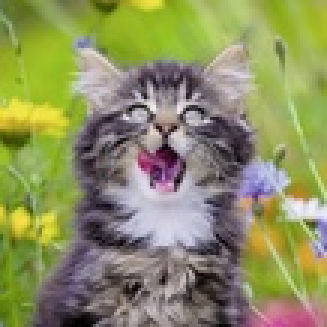
#> input picture Images/Inputs/cat3.jpg, 109 x 109 px, shrunk from 512 x 512 before the run (shown 3 times larger); its folder holds 5 pictures in this run
$ python 'triadique(backup).py'
#> lines starting #> are read from the running program, lines starting #| are printed output that depends on the picture
### Sources/imgTools.py
import cv2
import random
import math
import numpy as np


def convertToHSV(img):
    return cv2.cvtColor(img, cv2.COLOR_BGR2HSV)
def convertToRGB(img):
    return cv2.cvtColor(img, cv2.COLOR_HSV2BGR)
# [7 lines left out: function whriteToHSV_asGray, not called in this run]
#def whriteToRGB(img,path, filename):
 #   image = convertToRGB(img)
  #  cv2.imwrite(path+"HSV/"+filename, img)


#permet d'afficher les pourcentage de progression
def verbosePourcent(current, valMax):
    if verbosePourcent.pourcent < int(current*100/valMax):
        print("\033[A                             \033[A")
        print( int(current*100/valMax) , "%" )
        verbosePourcent.pourcent = int(current*100/valMax)
    if verbosePourcent.pourcent ==100:
        verbosePourcent.pourcent = 0 # reset le compteur une fois 100% atteint
verbosePourcent.pourcent=0


##


#somme l'occurance des pixel voisin de la couleur courante
def sommeVoisine(histo,color, distanceVoisin = 3):
    #distanceVoisin = 3
    voisins = range(-distanceVoisin, distanceVoisin)

    somme = 0
    #Parourt les 8 voisins de color
    for b, g, r in zip(voisins,voisins, voisins):
        colorV = (color[0] + b, color[1] + g, color[2] + r)
        if colorV in histo.keys():
           somme += histo[colorV]
    return somme


#retourne la distance entre deux couleurs
def distance(color, couleur):
    dist = math.sqrt(pow(color[0] - couleur[0], 2) +
                    pow(color[1] - couleur[1], 2) +
                    pow(color[2] - couleur[2], 2));
    return dist
def distanceComp(color, couleur, comp):
    dist = abs(color[comp] - couleur[comp])
    return dist

def ifMilieux(isMid, color2, color3, k):
    if (color2[k] > isMid[k] and isMid[k] > color3[k]) or (color2[k] < isMid[k] and isMid[k] < color3[k]):
        return True
    else: return False

def getHisto(img):
    histo = {}
    #parcours de l'image pour remplir l'histogramme
    for i in range(0,img.shape[0]):
        for j in range(0,img.shape[1]):
            pixel = img[i,j]

            if tuple(pixel) in histo.keys():
                histo[tuple (pixel)] = histo[tuple (pixel)]+ 1
            else:
                histo[tuple(pixel)] = 1
    return histo

# [17 lines left out: functions getHistoHSV, sommeVoisinHSV, not called in this run]

# Different applications use different scales for HSV.
#For example gimp uses H = 0-360, S = 0-100 and V = 0-100.
#But OpenCV uses H: 0-179, S: 0-255, V: 0-255

def distModulo(val1, val2, maxVal):
    dist = int(abs(int(val1) - int(val2)))
    return min(dist , maxVal- dist)

def distModulo_WithoutAbs(val1, val2, maxVal):
    dist = abs(val1 - val2)
    return min(dist , maxVal- dist) if val1 - val2 >= 0 else -min(dist , maxVal- dist)


# [127 lines left out: functions getDistofTuple, min_INF_modulo, min_SUP_modulo, vignette, vignetteTEST, chooseColor and 1 more, not called in this run]


"""
print('test1  ', getColor_Degrader( (103,13), [145]), "\n\n")
print('\ntest2  ', getColor_Degrader( (103,13), [141, 7,252]), "\n\n")
"""
"""
print('\ntest3  120 ', getColor_Degrader( (13,103), [120, 7, 252]), "\n\n")
print('\ntest3  130 ', getColor_Degrader( (13,103), [130, 7, 252]), "\n\n")
print('\ntest3  140 ', getColor_Degrader( (13,103), [140, 7, 252]), "\n\n")

print('\ntest3  140 ', getColor_Degrader( (13,103), [140, 7, 252]) )
print('\ntest3  141 ', getColor_Degrader( (13,103), [141, 7, 252]))
print('\ntest3  142 ', getColor_Degrader( (13,103), [142, 7, 252]))
print('\ntest3  143 ', getColor_Degrader( (13,103), [143, 7, 252]))
print('\ntest3  144 ', getColor_Degrader( (13,103), [144, 7, 252]))
print('\ntest3  145 ', getColor_Degrader( (13,103), [145, 7, 252]))
print('\ntest3  146 ', getColor_Degrader( (13,103), [146, 7, 252]))
print('\ntest3  147 ', getColor_Degrader( (13,103), [147, 7, 252]))
"""
# [4 lines of commented-out code are left out]

"""
print('\ntest3  ', getColor_Degrader( (150,10), [50]), "\n\n")
print('\ntest4  ', getColor_Degrader( (170,20), [2]), "\n\n") #pas bon
print('\ntest4  ', getColor_Degrader( (150,5), [178]), "\n\n")
"""

### Sources/triadique(backup).py
import cv2
import random
import math
from imgTools import *


#trouve la meilleurs harmonisation et effectue la modification de l'image
def findBestHarmonieTriad(histo, img, verbose = True):
    #le mode correspond a un p
    #mode = couleur, occurance
    mode = (0,0)

    ite = 0
    for key, value in histo.items():
        ite+=1
        color = list(key)
      #  print(color)
        #calcul de la couleur complémentaire
        colorTriad1 = [color[2],color[0],color[1]]
        colorTriad2 = [color[1],color[2],color[0]]
        #on prend en compte aussi les voisines
        somme =sommeVoisine(histo,color) + sommeVoisine(histo, colorTriad1) + sommeVoisine(histo, colorTriad2)

        if somme > mode[1]:
            mode = (color, somme)
        if verbose:
            verbosePourcent(ite, len(histo))
       # print("de la recherche de la meilleurs harmonie")
    modeTriad1 = [mode[0][2],mode[0][0],mode[0][1]]
    modeTriad2 = [mode[0][1],mode[0][2],mode[0][0]]
    print("couleur :        ", mode[0])
    print("triadique 1 : ", modeTriad1)
    print("triadique 1 : ", modeTriad2)
    print("nbOcc : ", mode[1])
    #on harmonise les couleur de l'image
    for i in range(0,img.shape[0]):
        for j in range(0,img.shape[1]):
            #calcul de la distance entre le mode et le complémentaire
            #on modifie les pixel courant
            distColor = distance(mode[0], img[i,j])
            distTriad1 = distance(modeTriad1, img[i,j])
            distTriad2 = distance(modeTriad2, img[i,j])

            if distColor < distTriad2 and distColor < distTriad1:
                color = mode[0]
                dist = distColor
            elif distTriad1 <distTriad2:
                color = modeTriad1
                dist = distTriad1
            else:
                color = modeTriad2
                dist = distTriad2


            for k in range(3):
                """
                distColor = distanceComp(mode[0], img[i,j],k)
                distCompl = distanceComp(modeCompl, img[i,j],k)
                if distColor < distCompl:
                    color = mode[0]
                    #dist = distColor
                else:
                    color = modeCompl
                    #dist = distCompl
                """
                dist = distanceComp(color, img[i,j], k)

                    # [5 lines of commented-out code are left out]
                pivot =distanceComp(mode[0], modeTriad1,k)/4
                if dist<pivot:
                    formule = dist/2
                if(dist>pivot and not ifMilieux(img[i,j],mode[0],modeTriad1,k)):
                    formule = pivot/2
                else:
                    formule = (pivot/2)-dist/2
                formule = min(60,max(0,math.floor(formule)))
                if color[k] > img[i,j][k]:

                    img.itemset((i,j,k), img.item(i,j,k)+formule)
                else:
                    img.itemset((i,j,k), img.item(i,j,k)-formule)


#### ATTENTION: ####
# OPENCV utilise le format BGR (bleu, vert, rouge)
# pensez a rectifier si nécessaire pour les calculs
####

filename = "cat3"
img = cv2.imread ("../Images/Inputs/"+filename+".jpg")
#> img is the input picture: shape (109, 109, 3); mean B, G, R 97.1, 144.2, 141.4
ImgIndex = cv2.cvtColor(img, cv2.COLOR_BGR2GRAY)
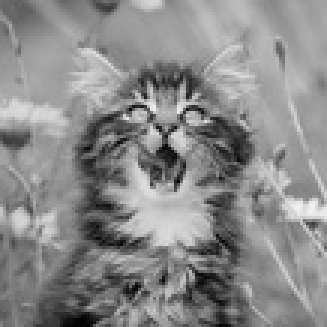
#> ImgIndex: shape (109, 109) (shown 3 times larger); min 1, max 243, mean 138


histo = getHisto(img)
#> after the loop in getHisto, `for i in range(0,img.shape[0]):`: histo = 10476 items
#> histo = 10476 items


#findBestHarmonieCompl(histo, img)
findBestHarmonieTriad(histo, img)
#> the loop in findBestHarmonieTriad, `for key, value in histo.items():` made 10476 passes
#> (value, colorTriad1, colorTriad2, somme, mode) on passes 1, 3, 12: (1, [101, 73, 118], [118, 101, 73], 2, ([73, 118, 101], 2)), (1, [101, 50, 118], [118, 101, 50], 3, ([50, 118, 101], 3)), (1, [125, 65, 149], [149, 125, 65], 4, ([65, 149, 125], 4))
#> (somme, mode) on passes 65, 77, 80: (6, ([99, 192, 171], 6)), (7, ([113, 198, 176], 7)), (9, ([120, 202, 183], 9))
#> after the loop in findBestHarmonieTriad, `for key, value in histo.items():`: ite = 10476; mode = ([36, 192, 157], 18)
#> in findBestHarmonieTriad, `modeTriad1 = [mode[0][2],mode[0][0],mode[0][1]]`: modeTriad1 = [157, 36, 192]
#> in findBestHarmonieTriad, `modeTriad2 = [mode[0][1],mode[0][2],mode[0][0]]`: modeTriad2 = [192, 157, 36]
#| couleur :         [36, 192, 157]
#| triadique 1 :  [157, 36, 192]
#| triadique 1 :  [192, 157, 36]
#| nbOcc :  18
#> the loop in findBestHarmonieTriad, `for i in range(0,img.shape[0]):` made 109 passes
#> after the loop in findBestHarmonieTriad, `for i in range(0,img.shape[0]):`:
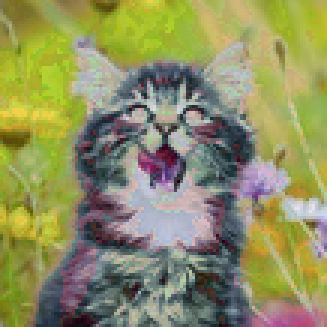
#> img: shape (109, 109, 3) (shown 3 times larger); mean B, G, R 96.6, 144, 142.6

cv2.imwrite("../Images/Outputs/"+filename+"_Triadique.jpg", img)


# [40 lines of commented-out code are left out]


"""
import cv2 as cv
import numpy as np
from matplotlib import pyplot as plt
img=cv.imread ("fleur.png");
#RGB -> HSV.
hsv = cv.cvtColor(img, cv.COLOR_BGR2HSV)
#Déclaration des couleurs des courbes
color = ('r','g','b')
#Déclaration des noms des courbes.
labels = ('h','s','v')
#Pour col allant r à b et pour i allant de 0 au nombre de couleurs
for i,col in enumerate(color):
    #Hist prend la valeur de l'histogramme de hsv sur la canal i.
    hist = cv.calcHist([hsv],[i],None,[256],[0,256])
    # Plot de hist.
    plt.plot(hist,color = col,label=labels[i])
    plt.xlim([0,256])
#Affichage.
plt.show()
"""
